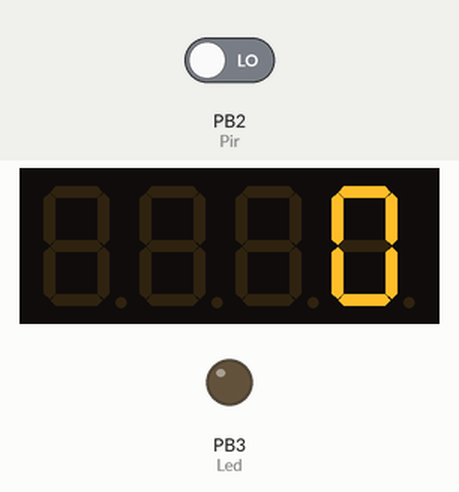
Recording of a sketch running on a simulated ATtiny85, built with avr-gcc and run on an emulated ATtiny85. Shown: 4-digit seven-segment display, output pins drawn as LEDs (lit = HIGH). Inputs (shaded band) come from the test bench; at power-on: PB2 (Pir) LOW.

Above: at 1.2 s.
1.3 s: PB2 (Pir) driven HIGH
At 2.0 s:
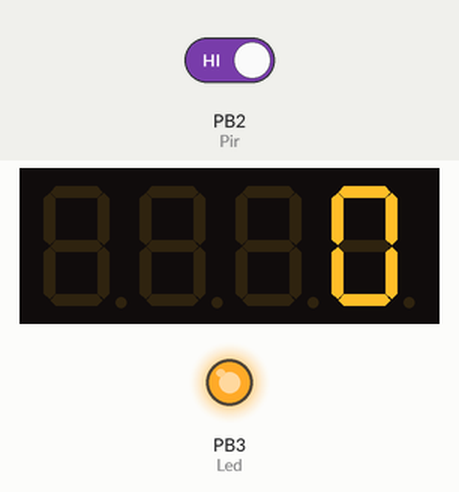
Timing chart, 0 to 4.3 s (numbered marks = the images above; inputs shaded):
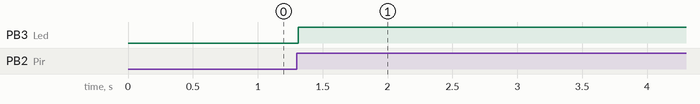

The sketch:

PIR_Interrupt_Tiny_4DigDisp.ino
```cpp
/*
 *
 * Pin
0 PIR
1 CLK
2 DIO
3 Led
4
5
 *
 *
 *
 */


#include <avr/interrupt.h>
#ifdef __AVR__
#include <avr/power.h>
#endif
#include <TM1637Display.h>

#define CLK 0
#define DIO 1


TM1637Display display(CLK, DIO);

int pos = 0;    // variable to store the servo position
int target = 120;
int pos_top = 0;    // variable to store the servo position
const int Led = 3;

const int Pir = 2;

volatile bool AuthState = 0;
int PirCounter = 0;
int CounterDisplay;

void setup() {

  pinMode(Led, OUTPUT);
  pinMode(Pir, INPUT);
  #if defined (__AVR_ATtiny85__)
    if (F_CPU == 8000000) clock_prescale_set(clock_div_1);
  #endif
  attachInterrupt(0, Auth, RISING);
  //GIMSK |= _BV(INT0);

}


/*

ISR(INT0_vect) {
   PirCounter++;
   AuthState = !AuthState;

}

*/
void Auth()
{
  AuthState = !AuthState;
  PirCounter++;

}


void loop()
{
    display.setBrightness(0x4f);
    CounterDisplay = int(PirCounter/2);
    display.showNumberDec(CounterDisplay, false); // Expect: ___0


  if(AuthState==HIGH )
  {
    digitalWrite(Led, HIGH);


  }
  else
  {
    digitalWrite(Led,LOW);
  }

}
```

Measured:
- after the input at 1.3 s, PB3 (Led): LOW → HIGH at once
